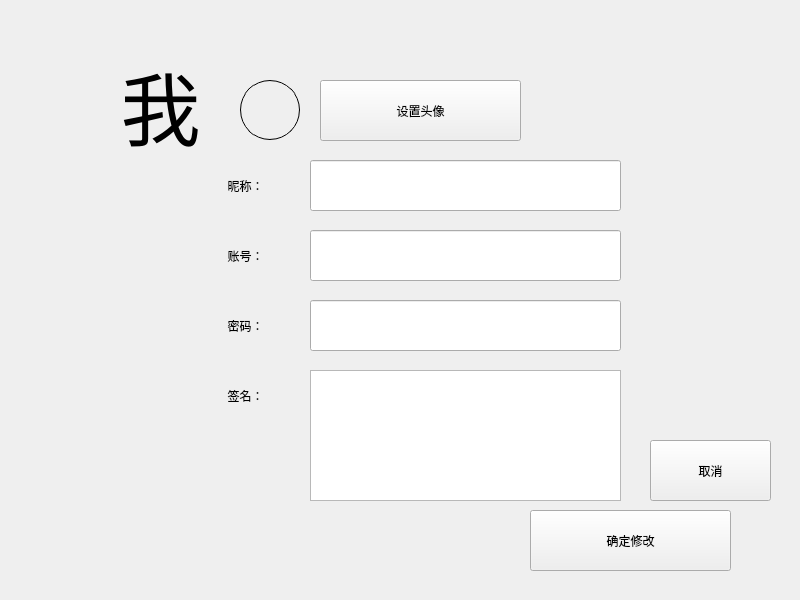
<?xml version="1.0" encoding="UTF-8"?>
<ui version="4.0">
 <class>Form_Personal</class>
 <widget class="QWidget" name="Form_Personal">
  <property name="geometry">
   <rect>
    <x>0</x>
    <y>0</y>
    <width>800</width>
    <height>600</height>
   </rect>
  </property>
  <property name="windowTitle">
   <string>Form</string>
  </property>
  <property name="styleSheet">
   <string notr="true"/>
  </property>
  <widget class="QLabel" name="BACKGROUND">
   <property name="geometry">
    <rect>
     <x>0</x>
     <y>0</y>
     <width>800</width>
     <height>600</height>
    </rect>
   </property>
   <property name="text">
    <string/>
   </property>
   <property name="scaledContents">
    <bool>true</bool>
   </property>
  </widget>
  <widget class="QFrame" name="Widget_Main">
   <property name="geometry">
    <rect>
     <x>100</x>
     <y>50</y>
     <width>601</width>
     <height>481</height>
    </rect>
   </property>
   <property name="styleSheet">
    <string notr="true"/>
   </property>
   <widget class="QPushButton" name="btn_setPFP">
    <property name="geometry">
     <rect>
      <x>220</x>
      <y>30</y>
      <width>201</width>
      <height>61</height>
     </rect>
    </property>
    <property name="text">
     <string>设置头像</string>
    </property>
   </widget>
   <widget class="QLineEdit" name="le_nickname">
    <property name="geometry">
     <rect>
      <x>210</x>
      <y>110</y>
      <width>311</width>
      <height>51</height>
     </rect>
    </property>
    <property name="readOnly">
     <bool>false</bool>
    </property>
   </widget>
   <widget class="QLabel" name="lbl_nickname">
    <property name="geometry">
     <rect>
      <x>30</x>
      <y>110</y>
      <width>231</width>
      <height>51</height>
     </rect>
    </property>
    <property name="text">
     <string>昵称：</string>
    </property>
    <property name="alignment">
     <set>Qt::AlignCenter</set>
    </property>
   </widget>
   <widget class="QLabel" name="lbl_username">
    <property name="geometry">
     <rect>
      <x>30</x>
      <y>180</y>
      <width>231</width>
      <height>51</height>
     </rect>
    </property>
    <property name="text">
     <string>账号：</string>
    </property>
    <property name="alignment">
     <set>Qt::AlignCenter</set>
    </property>
   </widget>
   <widget class="QLineEdit" name="le_username">
    <property name="geometry">
     <rect>
      <x>210</x>
      <y>180</y>
      <width>311</width>
      <height>51</height>
     </rect>
    </property>
   </widget>
   <widget class="QLabel" name="lbl_password">
    <property name="geometry">
     <rect>
      <x>30</x>
      <y>250</y>
      <width>231</width>
      <height>51</height>
     </rect>
    </property>
    <property name="text">
     <string>密码：</string>
    </property>
    <property name="alignment">
     <set>Qt::AlignCenter</set>
    </property>
   </widget>
   <widget class="QLineEdit" name="le_password">
    <property name="geometry">
     <rect>
      <x>210</x>
      <y>250</y>
      <width>311</width>
      <height>51</height>
     </rect>
    </property>
   </widget>
   <widget class="QLabel" name="lbl_signature">
    <property name="geometry">
     <rect>
      <x>30</x>
      <y>320</y>
      <width>231</width>
      <height>51</height>
     </rect>
    </property>
    <property name="text">
     <string>签名：</string>
    </property>
    <property name="alignment">
     <set>Qt::AlignCenter</set>
    </property>
   </widget>
   <widget class="QTextEdit" name="te_signature">
    <property name="geometry">
     <rect>
      <x>210</x>
      <y>320</y>
      <width>311</width>
      <height>131</height>
     </rect>
    </property>
    <property name="verticalScrollBarPolicy">
     <enum>Qt::ScrollBarAlwaysOff</enum>
    </property>
    <property name="horizontalScrollBarPolicy">
     <enum>Qt::ScrollBarAlwaysOff</enum>
    </property>
   </widget>
   <widget class="QPushButton" name="btn_pfp">
    <property name="geometry">
     <rect>
      <x>140</x>
      <y>30</y>
      <width>60</width>
      <height>60</height>
     </rect>
    </property>
    <property name="styleSheet">
     <string notr="true">background-color: transparent;
border: 1px solid black;
border-radius: 30px;</string>
    </property>
    <property name="text">
     <string/>
    </property>
    <property name="iconSize">
     <size>
      <width>60</width>
      <height>60</height>
     </size>
    </property>
   </widget>
   <widget class="QLabel" name="lbl_title">
    <property name="geometry">
     <rect>
      <x>-20</x>
      <y>0</y>
      <width>161</width>
      <height>111</height>
     </rect>
    </property>
    <property name="styleSheet">
     <string notr="true">Font: 60pt;</string>
    </property>
    <property name="text">
     <string>我</string>
    </property>
    <property name="alignment">
     <set>Qt::AlignCenter</set>
    </property>
   </widget>
   <widget class="QLabel" name="lbl_pfp">
    <property name="geometry">
     <rect>
      <x>140</x>
      <y>30</y>
      <width>60</width>
      <height>60</height>
     </rect>
    </property>
    <property name="styleSheet">
     <string notr="true">border-radius: 30px;</string>
    </property>
    <property name="text">
     <string/>
    </property>
    <property name="scaledContents">
     <bool>true</bool>
    </property>
   </widget>
   <zorder>btn_setPFP</zorder>
   <zorder>le_nickname</zorder>
   <zorder>lbl_nickname</zorder>
   <zorder>lbl_username</zorder>
   <zorder>le_username</zorder>
   <zorder>lbl_password</zorder>
   <zorder>le_password</zorder>
   <zorder>lbl_signature</zorder>
   <zorder>te_signature</zorder>
   <zorder>lbl_title</zorder>
   <zorder>lbl_pfp</zorder>
   <zorder>btn_pfp</zorder>
  </widget>
  <widget class="QPushButton" name="btn_ok">
   <property name="geometry">
    <rect>
     <x>530</x>
     <y>510</y>
     <width>201</width>
     <height>61</height>
    </rect>
   </property>
   <property name="text">
    <string>确定修改</string>
   </property>
  </widget>
  <widget class="QPushButton" name="btn_cancel">
   <property name="geometry">
    <rect>
     <x>650</x>
     <y>440</y>
     <width>121</width>
     <height>61</height>
    </rect>
   </property>
   <property name="text">
    <string>取消</string>
   </property>
  </widget>
 </widget>
 <resources/>
 <connections/>
</ui>
